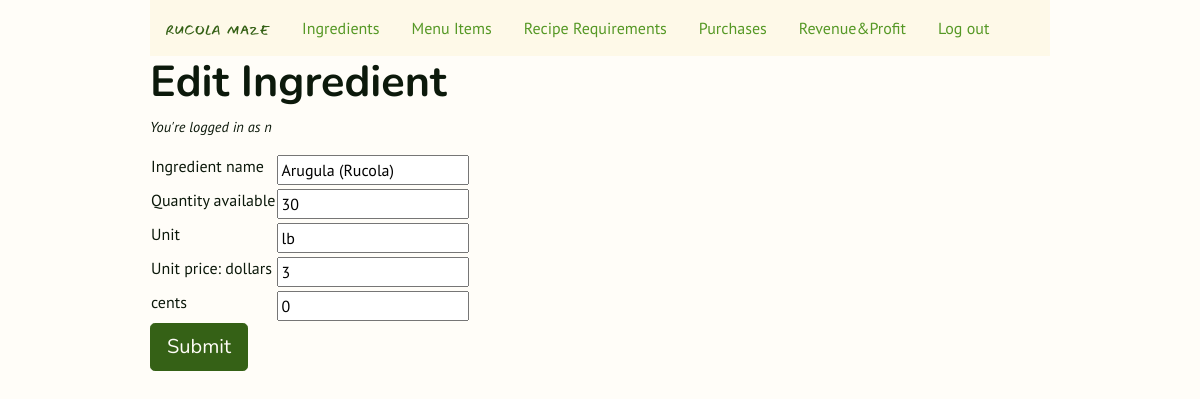
Page /ingredients/3/edit (signed in) on the committed database.
### rucola_maze/models.py (models this page shows, shortened)
class User(UserMixin, db.Model):
    id = mapped_column(db.Integer, primary_key=True)
    username = mapped_column(db.String(64), unique=True, index=True)
    email = mapped_column(db.String(128), index=True, unique=True)
    password_hash = mapped_column(db.String(128))
    joined_at = mapped_column(db.DateTime(), index=True, default=datetime.utcnow)

class Ingredient(db.Model):
    id = mapped_column(db.Integer, primary_key=True)
    name = mapped_column(db.String(96), unique=True, index=True)
    quantity_available = mapped_column(
        db.Numeric(precision=2, asdecimal=False, decimal_return_scale=None), default=0
    )
    unit = mapped_column(db.String(16))
    unit_price_dollars = mapped_column(db.Integer, default=0)
    unit_price_cents = mapped_column(db.Integer, default=0)
    in_recipe_requirements = db.relationship(
        "RecipeRequirement",
        backref="ingredient",
        lazy="dynamic",
        cascade="all, delete, delete-orphan",
    )

### rucola_maze/inventory.py (the view, shortened to what this page needs)
@bp.route("/ingredients/<int:ingredient_id>/edit", methods=["GET", "POST"])
@login_required
def ingredient_edit(ingredient_id):
    ingredient = Ingredient.query.get(ingredient_id)
    form = IngredientForm()
    form = IngredientForm(obj=ingredient)
    return render_template(
        "inventory/ingredient_edit.html",
        form=form,
        ingredient=ingredient,
    )

### rucola_maze/forms.py
class IngredientForm(FlaskForm):
    name = StringField("Ingredient name", validators=[DataRequired()])
    quantity_available = StringField("Quantity available", validators=[DataRequired()])
    unit = StringField("Unit", validators=[DataRequired()], default="lb")
    unit_price_dollars = IntegerField(
        "Unit price: dollars", validators=[InputRequired()], default=0
    )
    unit_price_cents = StringField("cents", validators=[DataRequired()], default="00")
    submit = SubmitField("Save")

### rucola_maze/models.py (called while the page is built)
@login_manager.user_loader
def load_user(user_id):
    return User.query.get(int(user_id))

### rucola_maze/templates/inventory/ingredient_edit.html (shortened to what this page needs)
{% extends 'base.html' %}
{% block content %}
<div class="h1">
    <h1>Edit Ingredient</h1>
</div>
<p class="small-text">You're logged in as {{ current_user.username }}</p>
<form action="{{ url_for('inventory.ingredient_edit', ingredient_id=ingredient.id) }}" method="post">
    <table>
        <tr>
            <td>{{ form.name.label }}</td>
            <td> {{ form.name() }}</td>
        </tr>
        <tr>
            <td>{{ form.quantity_available.label }}</td>
            <td> {{ form.quantity_available() }}</td>
        </tr>
        <tr>
            <td>{{ form.unit.label }}</td>
            <td> {{ form.unit() }}</td>
        </tr>
        <tr>
            <td>{{ form.unit_price_dollars.label }}</td>
            <td> {{ form.unit_price_dollars() }}</td>
        </tr>
        <tr>
            <td>{{ form.unit_price_cents.label }}</td>
            <td> {{ form.unit_price_cents() }}</td>
        </tr>
    </table>
    <input type="submit" value="Submit" class="btn btn-primary btn-lg" class="form-control">
</form>
{% endblock %}

### rucola_maze/static/style.css (style rules this page uses)
body { font-family: PT Sans; color: #0C190B; background-color: #FFFDF8; width: 75%; margin: 0 auto; }
.small-text { font-size: 0.9em; font-style: italic; }
.h1 h1 { font-family: Nunito; font-weight: bold; font-size: 2.7rem; margin-top: 24; }
.btn-primary { background-color: #356116; color: #FFFDF8; font-family: Nunito; border-color: #356116; }

### rows in the picture
User: username "n"
Ingredient: name "Arugula (Rucola)", quantity_available "30", unit "lb", unit_price_dollars "3", unit_price_cents "0"
